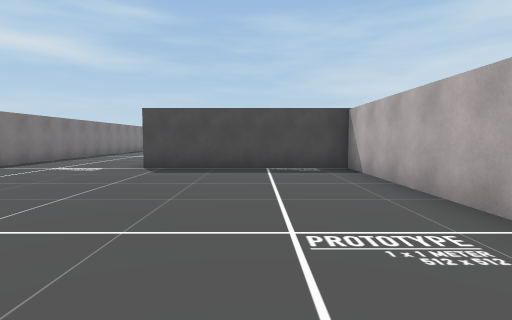
view 1 (above)

24 first-person views from a walk through a Unity game level. The camera is 1.4 m above the floor, tilts 4° down and sees 80° across. The floor is counted in squares, 2 m on a side. Each view is taken from the middle of a square. On the plan, view 1 faces up. The plan holds only what a view shows up to about 10 squares ahead; the rest is blank. The place goes on beyond the plan. The player is left out. Some animated figures are left out.

view 2
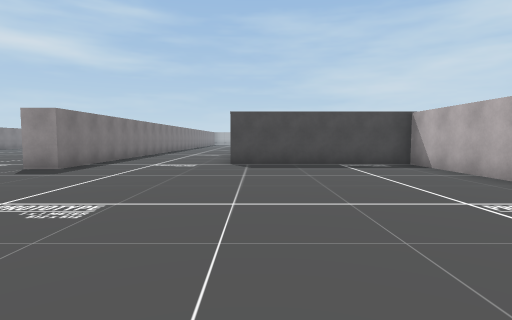

view 3
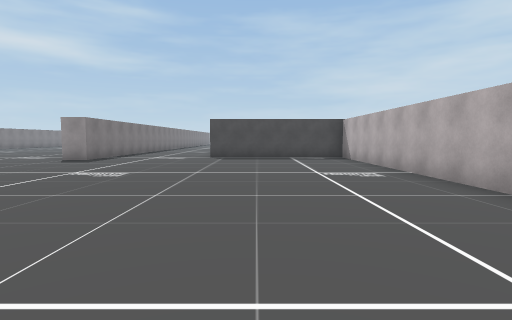

view 4
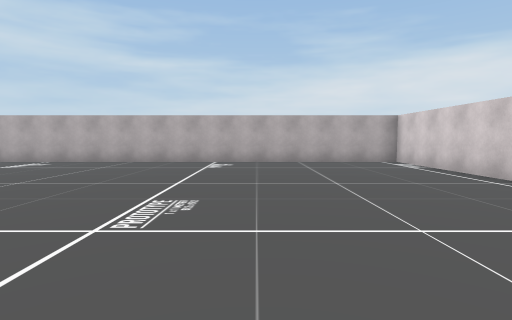

view 5
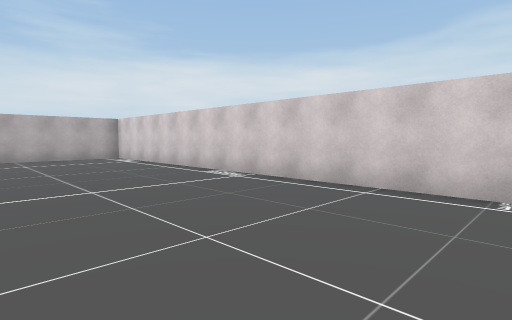

view 6
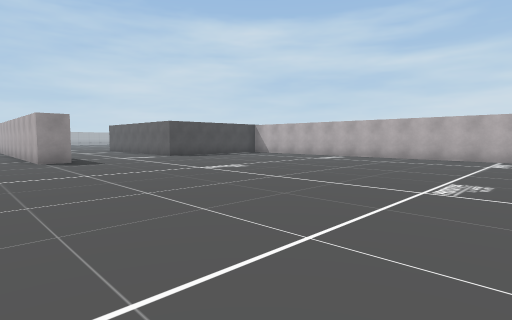

view 7
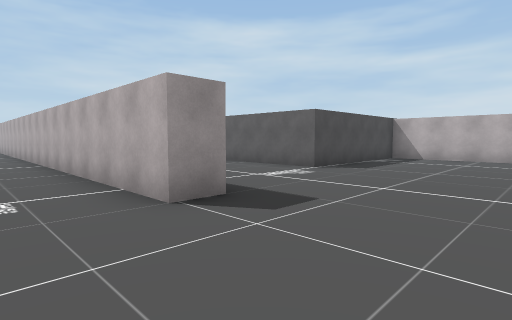

view 8
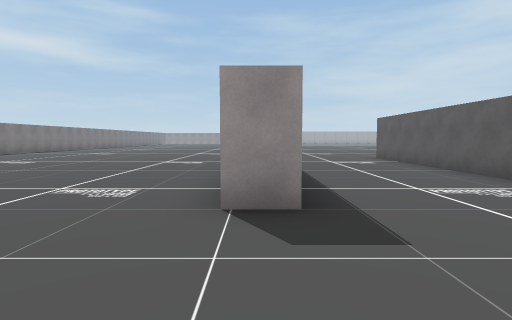

view 9
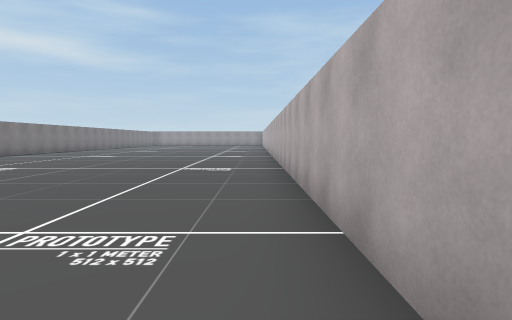

view 10
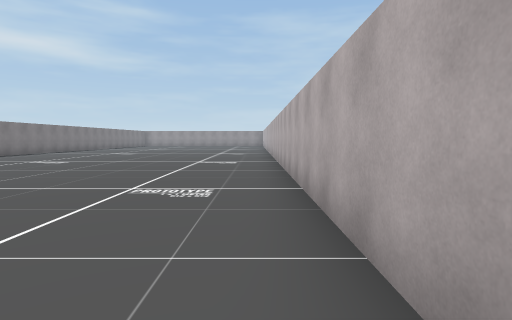

view 11
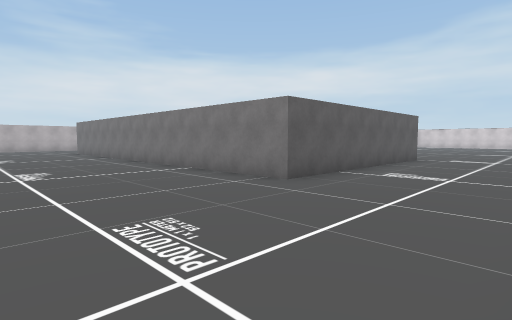

view 12
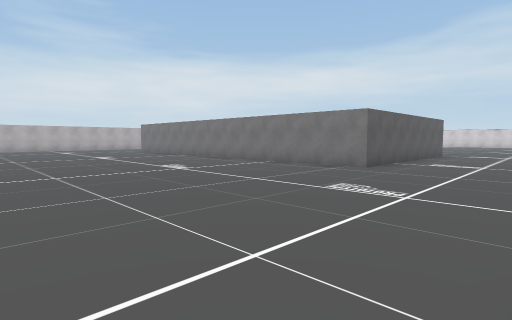

view 13
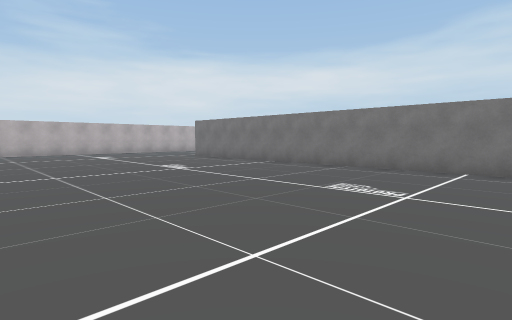

view 14
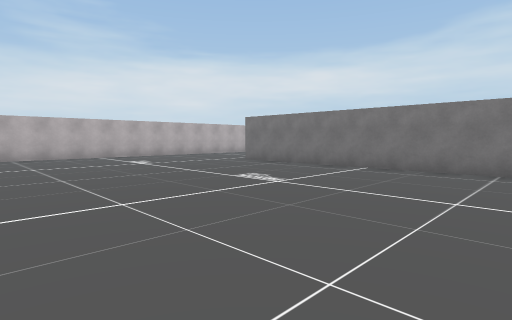

view 15
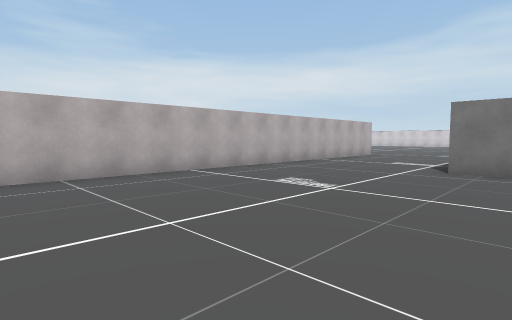

view 16
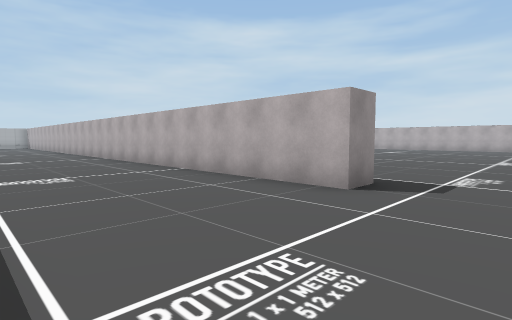

view 17
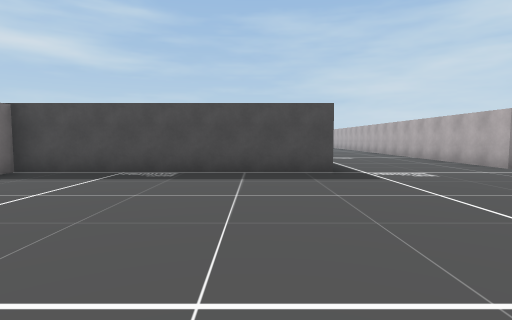

view 18
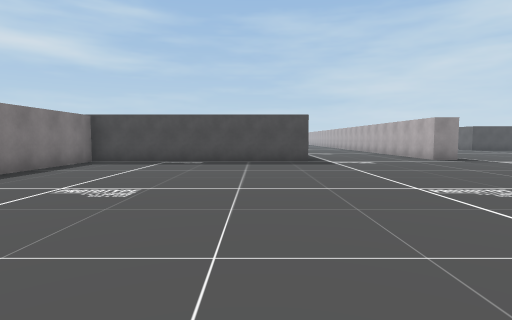

view 19
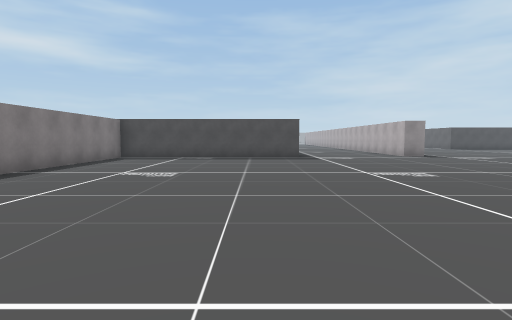

view 20
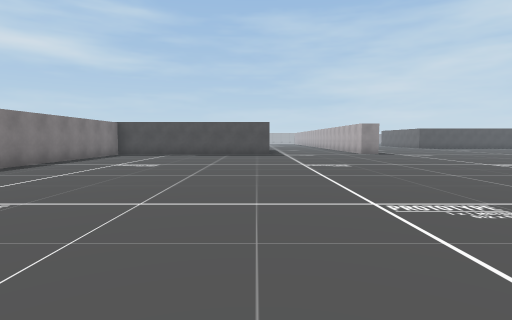

view 21
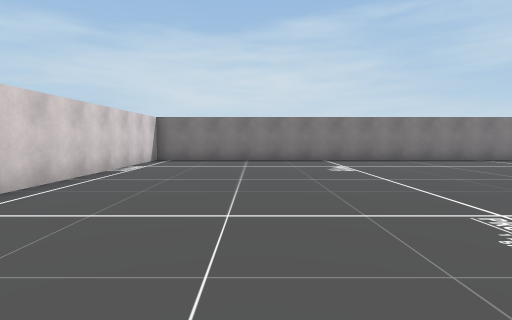

view 22
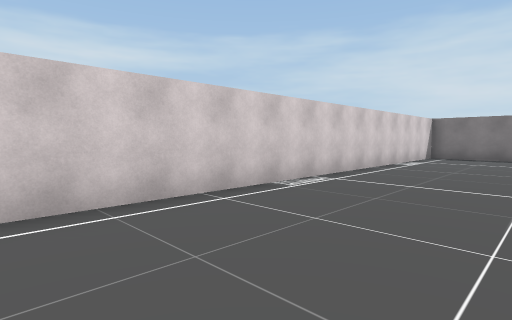

view 23
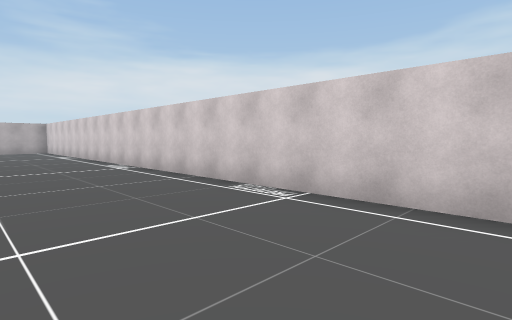

view 24
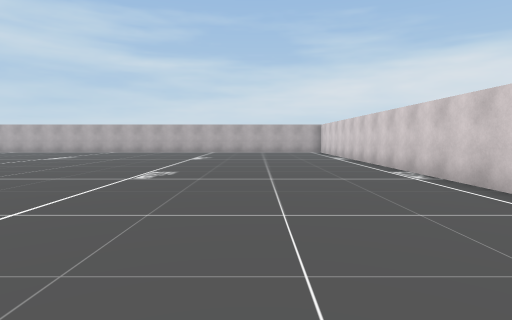

### Floor plan
Points are (right, up) in squares from view 1. A wall is a line through its corners. A room is listed if a view was taken in it or the views show most of it. See-through windows are left out.
Room 1 (views 1, 2, 3, 4, 5, 6, 7, 8, 9, 10)
walls: (-6.5, 10) (-6.5, 6) (-7.3, 6) (-7.3, 21.2); (-8.8, -8.3) (2.2, -8.3) (2.2, 7.3) (-2.7, 7.3) (-2.7, 13.9)
ways out: opening at (-4.5, 14.5) to room 2
Room 2 (views 11, 12, 13, 14, 15, 16, 17, 18, 19, 20, 21, 22, 23, 24)
walls: (14.8, 8) (13.8, 8) (13.8, 20.5); (9.6, 7.3) (3, 7.3) (3, -8.3) (25.1, -8.3); (-2.7, 13.9) (9.6, 13.9)
ways out: opening at (-4.5, 14.5) to room 1

Where each view was taken, in squares from view 1:
view 1: 0 up, 0 right, facing up
view 2: 1 down, 2 left, facing up
view 3: 4 down, 1 left, facing up
view 4: 4 down, 7 left, facing right
view 5: 4 down, 9 left, facing down-right
view 6: 4 down, 9 left, facing up-right
view 7: 3 up, 9 left, facing up-right
view 8: 3 up, 7 left, facing up
view 9: 10 up, 8 left, facing up
view 10: 13 up, 8 left, facing up
view 11: 18 up, 6 left, facing down-right
view 12: 21 up, 6 left, facing down-right
view 13: 21 up, 1 left, facing down-right
view 14: 21 up, 2 right, facing down-right
view 15: 21 up, 8 right, facing down-right
view 16: 6 up, 10 right, facing up-right
view 17: 1 up, 8 right, facing up
view 18: 2 down, 8 right, facing up
view 19: 4 down, 8 right, facing up
view 20: 6 down, 9 right, facing up
view 21: 5 down, 13 right, facing left
view 22: 5 down, 15 right, facing down-left
view 23: 5 down, 13 right, facing down-right
view 24: 5 down, 15 right, facing right
